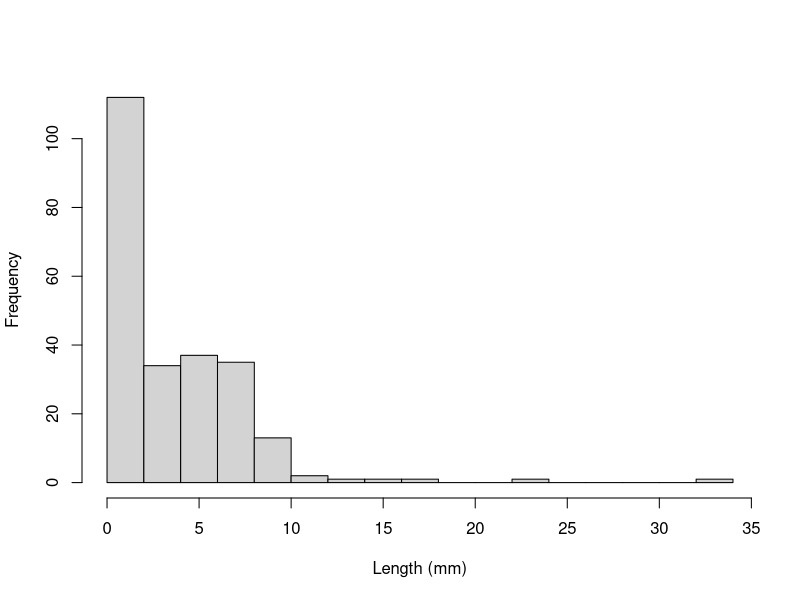
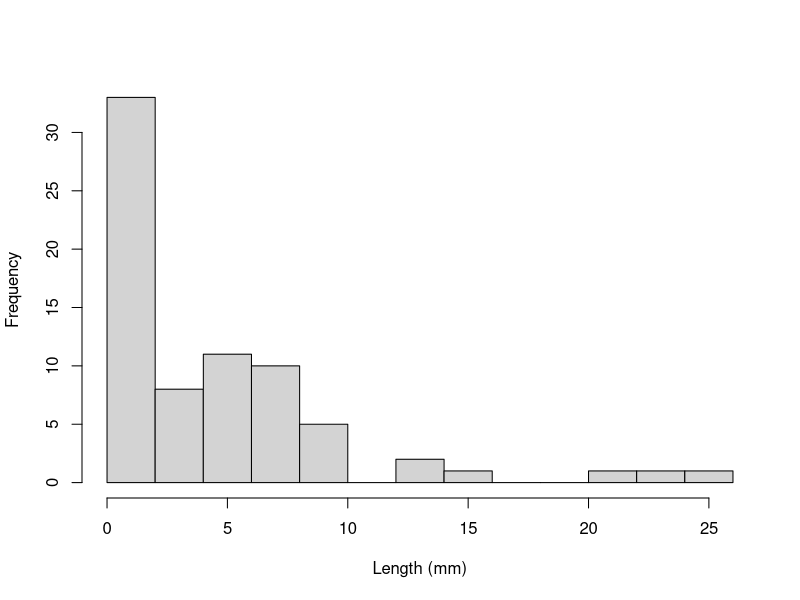
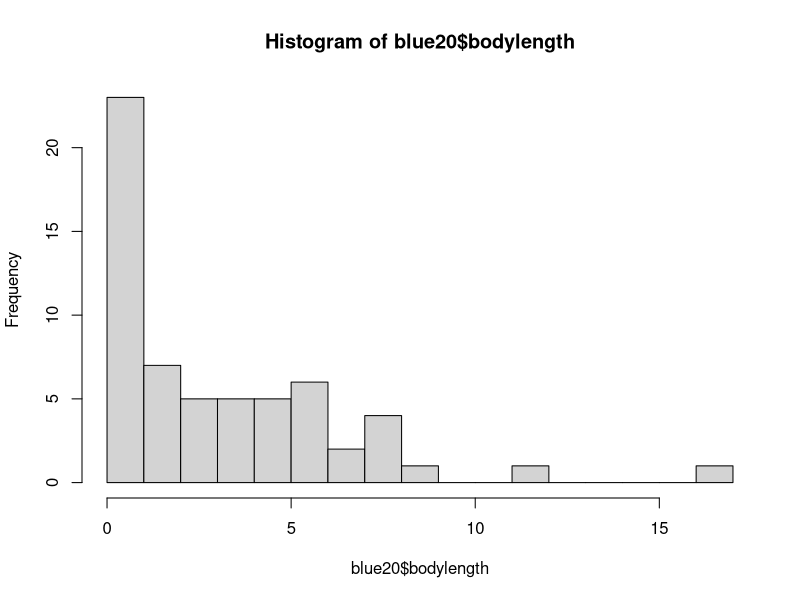
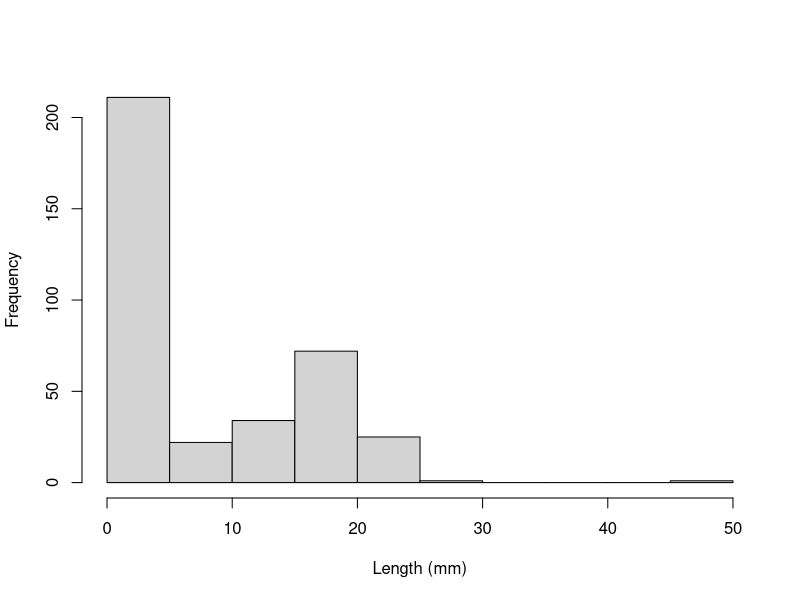
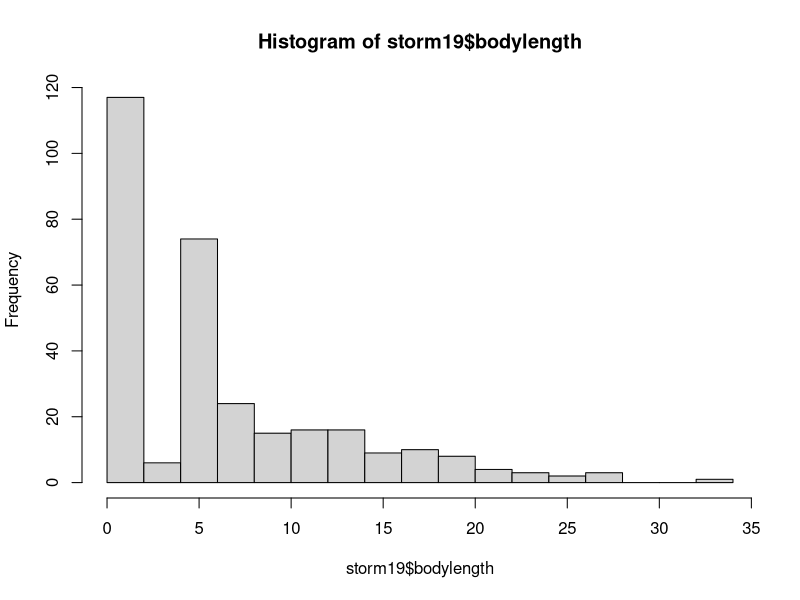
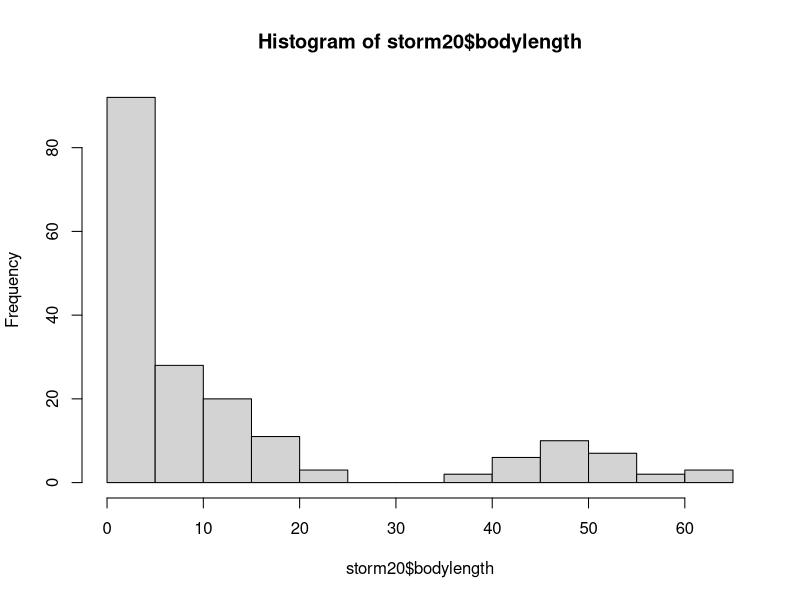
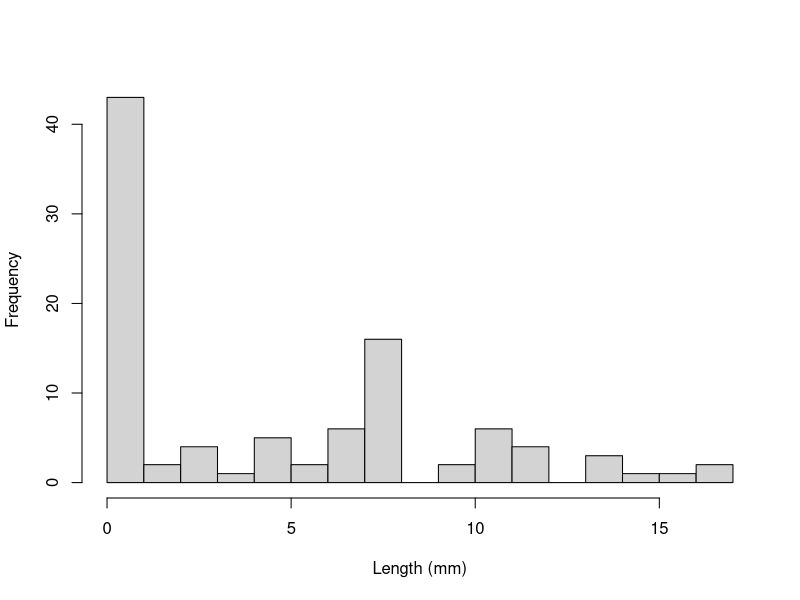
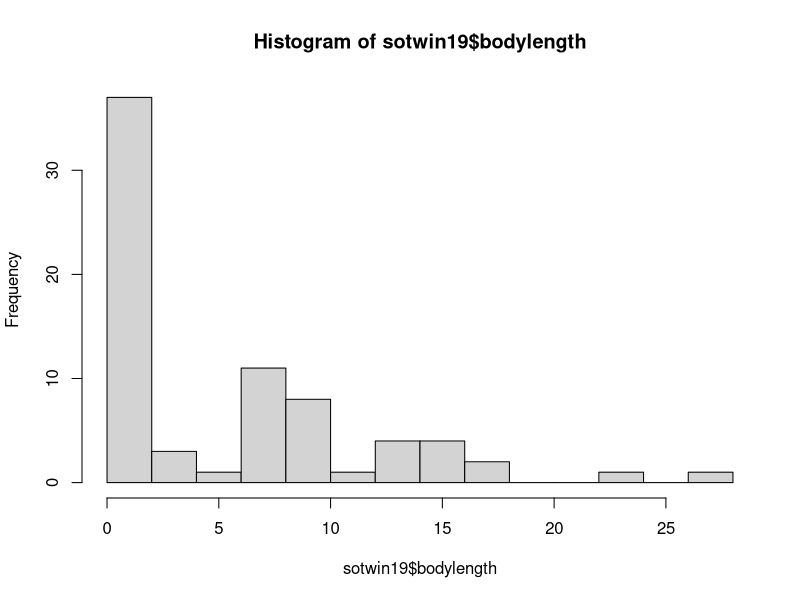

The R source for these figures, in order:
## Carp Lakes Length Data Exploration ## 
setwd("J:/Box Sync/Iowa Data/Biology Data/Macroinvertebrates/18-20_Carp Lakes Macroinvertebrates")
library(tidyverse)
library(lubridate)

dat = read_csv('MIV_lengthdat.csv')
dat

bodylength = dat %>% 
  filter(measurement == 'BL' | measurement == 'SL')
bodylength

clean_dat = dat %>%
  pivot_longer(cols = c(x1:x43), 
               names_to = 'column', 
               values_to = 'bodylength') %>%
  drop_na('bodylength') %>% 
  select(!c(column, count))
clean_dat

# break out sampleid to useful information # 
clean_dat$year = substr(clean_dat$sampleid, 2,3)
clean_dat

clean_dat$lakeid = substr(clean_dat$sampleid, 4,6)
clean_dat

clean_dat$doy = substr(clean_dat$sampleid, 7,9)
clean_dat = clean_dat %>%
  select(sampleid, year, lakeid, doy, taxa, measurement, bodylength)

# Cleaned data set # 
clean_dat

# Overlapping Histogram per lake # 
set.seed(42)
# Blue lake = 12; Center Lake = 19; 
#Five Island = 36; North Twin Lake = 90; 
# Silver Lake = 105; Storm = 113; South Twin = 406

# Blue Lake # 
blue18 = clean_dat %>% filter(lakeid == '012' & year == '18')
blue19 = clean_dat %>% filter(lakeid == '012' & year == '19')
blue20 = clean_dat %>% filter(lakeid == '012' & year == '20')

bl_p1 = hist(blue18$bodylength, breaks = 15, main = '', xlab = 'Length (mm)')
bl_p2 = hist(blue19$bodylength, breaks = 15, main = '', xlab = 'Length (mm)')
bl_p3 = hist(blue20$bodylength, breaks = 15)

col1 = rgb(74, 166, 81, max = 255, alpha = 128) 
col2 = rgb(44, 127, 184, max = 255, alpha = 128)
col3 = rgb(8, 29, 88, max = 255, alpha = 128)

# Storm - 113 # 
storm18 = clean_dat %>% filter(lakeid == '113' & year == '18')
storm19 = clean_dat %>% filter(lakeid == '113' & year == '19')
storm20 = clean_dat %>% filter(lakeid == '113' & year == '20')

sto_p1 = hist(storm18$bodylength, breaks = 15, main = '', xlab = 'Length (mm)')
sto_p2 = hist(storm19$bodylength, breaks = 15)
sto_p3 = hist(storm20$bodylength, breaks = 15)

col1 = rgb(74, 166, 81, max = 255, alpha = 128) 
col2 = rgb(44, 127, 184, max = 255, alpha = 128)
col3 = rgb(8, 29, 88, max = 255, alpha = 128)

# South Twin - 406 # 
sotwin18 = clean_dat %>% filter(lakeid == '406' & year == '18')
sotwin19 = clean_dat %>% filter(lakeid == '406' & year == '19')
sotwin20 = clean_dat %>% filter(lakeid == '406' & year == '20')

st_p1 = hist(sotwin18$bodylength, breaks = 15, main = '', xlab = 'Length (mm)')
st_p2 = hist(sotwin19$bodylength, breaks = 15)
st_p3 = hist(sotwin20$bodylength, breaks = 15)

col1 = rgb(74, 166, 81, max = 255, alpha = 128) 
col2 = rgb(44, 127, 184, max = 255, alpha = 128)
col3 = rgb(8, 29, 88, max = 255, alpha = 128)

windows(height=4, width=8) 
par(mfrow=c(1,3))

plot(bl_p1, col=col1, xlim = c(0,40), ylim=c(0,80), xlab = 'Length (mm)', main = 'Blue Lake', cex.lab = 1.5, cex.axis = 1.5)
plot(bl_p2, col=col2, xlim = c(0,40), add=T)
plot(bl_p3, col=col3, xlim = c(0,40), add=T)
#legend('topright', legend = c('18', '19', '20'), col=c(col1, col2, col3), pch=15, cex=2)

plot(sto_p1, col=col1, xlim = c(0,40), ylim=c(0,80), xlab = 'Length (mm)', main = 'Storm Lake', cex.lab = 1.5, cex.axis = 1.5)
plot(sto_p2, col=col2, xlim = c(0,40), add=T)
plot(sto_p3, col=col3, xlim = c(0,40), add=T)
#legend('topright', legend = c('18', '19', '20'), col=c(col1, col2, col3), pch=15, cex=2)

plot(st_p1, col=col1, xlim = c(0,40), ylim=c(0,80), xlab = 'Length (mm)', main = 'South Twin', cex.lab = 1.5, cex.axis = 1.5)
plot(st_p2, col=col2, xlim = c(0,40), add=T)
plot(st_p3, col=col3, xlim = c(0,40), add=T)
legend('topright', legend = c('18', '19', '20'), col=c(col1, col2, col3), pch=15, cex=2)

#============================================================================================#

# North Twin Lake # 
nortwin18 = clean_dat %>% filter(lakeid == '090' & year == '18')
nortwin19 = clean_dat %>% filter(lakeid == '090' & year == '19')
nortwin20 = clean_dat %>% filter(lakeid == '090' & year == '20')

nt_p1 = hist(nortwin18$bodylength, breaks = 15)
nt_p2 = hist(nortwin19$bodylength, breaks = 15)
nt_p3 = hist(nortwin20$bodylength, breaks = 15)

col1 = rgb(74, 166, 81, max = 255, alpha = 128) 
col2 = rgb(44, 127, 184, max = 255, alpha = 128)
col3 = rgb(8, 29, 88, max = 255, alpha = 128)

# Silver Lake - 105 # 
silver18 = clean_dat %>% filter(lakeid == '105' & year == '18')
silver19 = clean_dat %>% filter(lakeid == '105' & year == '19')
silver20 = clean_dat %>% filter(lakeid == '105' & year == '20')

sil_p1 = hist(silver18$bodylength, breaks = 15)
sil_p2 = hist(silver19$bodylength, breaks = 15)
sil_p3 = hist(silver20$bodylength, breaks = 15)

col1 = rgb(74, 166, 81, max = 255, alpha = 128) 
col2 = rgb(44, 127, 184, max = 255, alpha = 128)
col3 = rgb(8, 29, 88, max = 255, alpha = 128) 

windows(height=4, width=6) 
par(mfrow=c(1,2))

plot(nt_p1, col=col1, xlim = c(0,40), ylim = c(0, 35), xlab = 'Length (mm)', main = 'North Twin')
plot(nt_p2, col=col2, xlim = c(0,40), add=T)
plot(nt_p3, col=col3, xlim = c(0,40), add=T)
#legend('topright', legend = c('18', '19', '20'), col=c(col1, col2, col3), pch=15, cex=2)

plot(sil_p1, col=col1, xlim = c(0,40), ylim=c(0,35), xlab = 'Length (mm)', main = 'Silver Lake ')
plot(sil_p2, col=col2, xlim = c(0,40), add=T)
plot(sil_p3, col=col3, xlim = c(0,40), add=T)
legend('topright', legend = c('18', '19', '20'), col=c(col1, col2, col3), pch=15, cex=1.5)

#============================================================================================#

# Center Lake # 
center18 = clean_dat %>% filter(lakeid == '019' & year == '18')
center19 = clean_dat %>% filter(lakeid == '019' & year == '19')
center20 = clean_dat %>% filter(lakeid == '019' & year == '20')

cl_p1 = hist(center18$bodylength, breaks = 15)
cl_p2 = hist(center19$bodylength, breaks = 15)
cl_p3 = hist(center20$bodylength, breaks = 15)

col1 = rgb(74, 166, 81, max = 255, alpha = 128) 
col2 = rgb(44, 127, 184, max = 255, alpha = 128)
col3 = rgb(8, 29, 88, max = 255, alpha = 128)

# Five Island # 
fivisl18 = clean_dat %>% filter(lakeid == '036' & year == '18')
fivisl19 = clean_dat %>% filter(lakeid == '036' & year == '19')
fivisl20 = clean_dat %>% filter(lakeid == '036' & year == '20')

fi_p1 = hist(fivisl18$bodylength, breaks = 15)
fi_p2 = hist(fivisl19$bodylength, breaks = 15)
fi_p3 = hist(fivisl20$bodylength, breaks = 15)

col1 = rgb(74, 166, 81, max = 255, alpha = 128) 
col2 = rgb(44, 127, 184, max = 255, alpha = 128)
col3 = rgb(8, 29, 88, max = 255, alpha = 128)

windows(height=4, width=6) 
par(mfrow=c(1,2))
plot(cl_p1, col=col1, xlim = c(0,40), main = 'Center Lake', xlab = 'Length (mm)', cex.lab = 1.5, cex.axis = 1.5)
plot(cl_p2, col=col2, xlim = c(0,40), add=T)
plot(cl_p3, col=col3, xlim = c(0,40), add=T)
#legend('topright', legend = c('18', '19', '20'), col=c(col1, col2, col3), pch=15, cex=2)

plot(fi_p1, col=col1, xlim = c(0,40), main = 'Five Island', xlab = 'Length (mm)', cex.lab = 1.5, cex.axis = 1.5)
plot(fi_p2, col=col2, xlim = c(0,40), add=T)
plot(fi_p3, col=col3, xlim = c(0,40), add=T)
legend('topright', legend = c('18', '19', '20'), col=c(col1, col2, col3), pch=15, cex=1)
